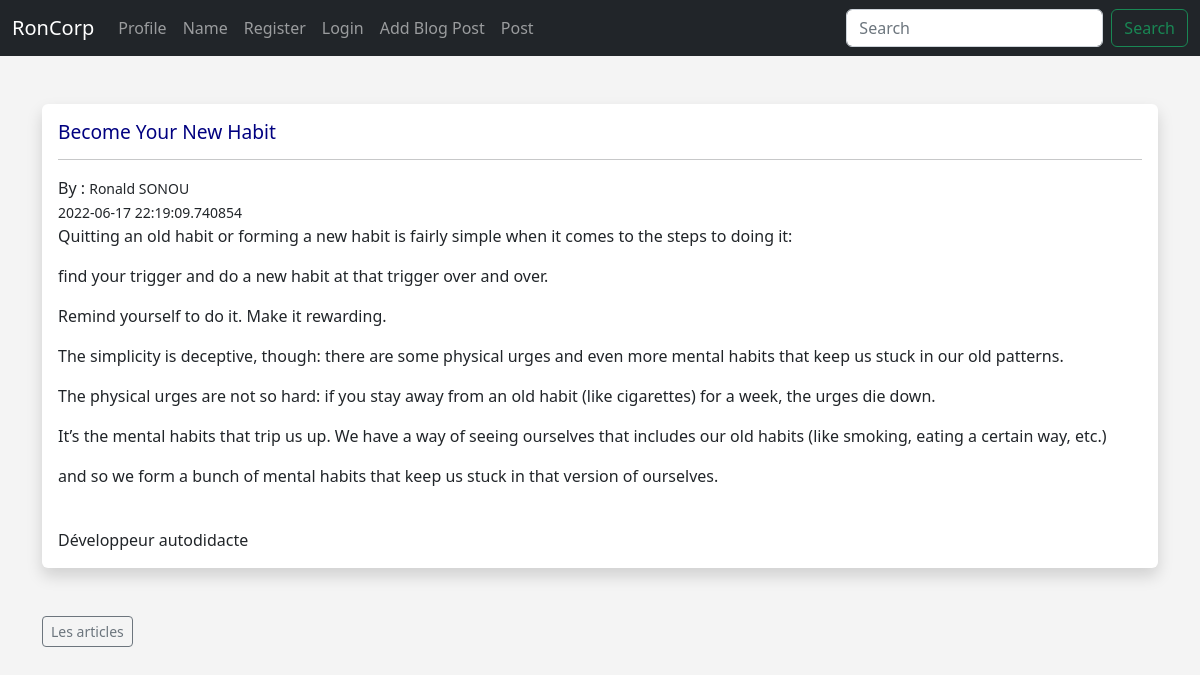
/posts/1, run on the app's committed database.
### app.py (models this page shows, shortened)
class Posts(db.Model):
    id = db.Column(db.Integer,primary_key=True)
    title = db.Column(db.String(250))
    content = db.Column(db.Text)
    date_posted = db.Column(db.DateTime,default=datetime.utcnow)
    slug = db.Column(db.String(250))
    poster_id =db.Column(db.Integer,db.ForeignKey('users.id'))

class Users(db.Model,UserMixin):
    id = db.Column(db.Integer, primary_key=True)
    username = db.Column(db.String(20), nullable=False, unique=True)
    name = db.Column(db.String(200), nullable = False)
    email = db.Column(db.String(120), nullable = False, unique=True)
    color = db.Column(db.String(100))
    about_author = db.Column(db.Text(), nullable=True)
    date_added = db.Column(db.DateTime, default = datetime.utcnow)
    profile_pic = db.Column(db.String(), nullable = True)
    password_hash = db.Column(db.String(120))
    posts = db.relationship('Posts',backref='poster')
    @property
    def password(self):
        raise AttributeError("Le mots de passe ne peut être lu")

### app.py (the view)
@app.route('/posts/<int:id>')
def post(id):
    post = Posts.query.get_or_404(id)
    return render_template('post.html',post=post)

### webforms.py
class SearchForm(FlaskForm):
    searched = StringField("Search",validators=[DataRequired()])
    submit = SubmitField("Rechercher")

### app.py (called while the page is built)
@app.context_processor
def base():
    form = SearchForm()
    return dict(form=form)

### templates/post.html (shortened to what this page needs)
{% extends 'base.html' %}
{% block content %}
    <br>
    <div class="shadow p-3 mb-5 bg-body rounded">
      <h2> {{ post.title }}</h2>
      <hr>
      By : <small>{{ post.poster.name }} <br>
        {{ post.date_posted }} <br> </small>
      {{ post.content |safe }} <br>
      {% if post.poster.about_author %}
        {{ post.poster.about_author }}
      {% endif %}
    </div>
    <a href="{{ url_for('posts')}}" class="btn btn-outline-secondary btn-sm">Les articles</a>
{% endblock %}

### static/css/style.css (style rules this page uses)
h2 { color: navy; font-size: 1.2em }
body { background: #f4f4f4; }
a { text-decoration: none; }

### data on the page
Posts: title "Become Your New Habit", date_posted "2022-06-17 22:19:09.740854", content "Quitting an old habit or forming a new habit is fairly simple when it comes to the steps to doing it: find your trigger and do a new habit at that trigger over and over. Remind yourself to do it. Make it rewarding. The simplicity is deceptive, though: there are some physical urges and even more mental habits that keep us stuck in our old patterns. The physical urges are not so hard: if you stay away from an old habit (like cigarettes) for a week, the urges die down. It’s the mental habits that trip us up. We have a way of seeing ourselves that includes our old habits (like smoking, eating a certain way, etc.) and so we form a bunch of mental habits that keep us stuck in that version of…"
Users: poster.name "Ronald SONOU", poster.about_author "Développeur autodidacte"
